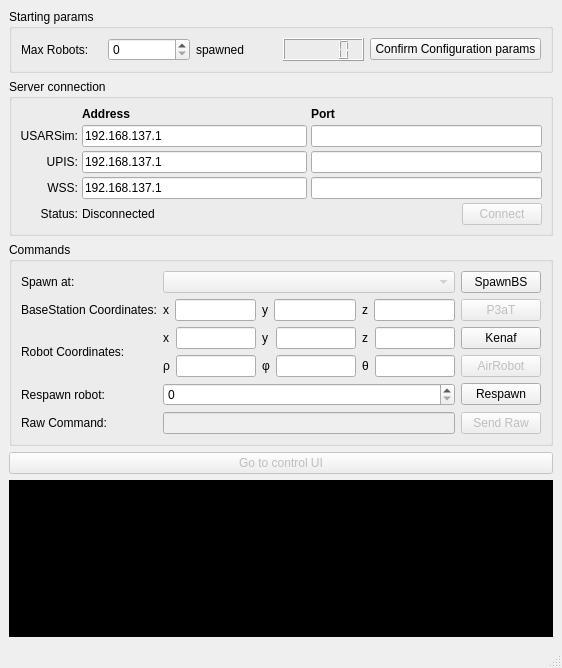
<?xml version="1.0" encoding="UTF-8"?>
<ui version="4.0">
 <class>SpawnUI</class>
 <widget class="QMainWindow" name="SpawnUI">
  <property name="geometry">
   <rect>
    <x>0</x>
    <y>0</y>
    <width>562</width>
    <height>668</height>
   </rect>
  </property>
  <property name="windowTitle">
   <string>MainWindow</string>
  </property>
  <widget class="QWidget" name="centralwidget">
   <layout class="QGridLayout" name="gridLayout_4">
    <item row="5" column="0">
     <widget class="QTextEdit" name="console">
      <property name="enabled">
       <bool>true</bool>
      </property>
      <property name="styleSheet">
       <string notr="true">background-color: rgb(0, 0, 0);
color: rgb(0, 255, 0);
font: 10pt &quot;Consolas&quot;;</string>
      </property>
      <property name="readOnly">
       <bool>true</bool>
      </property>
      <property name="html">
       <string>&lt;!DOCTYPE HTML PUBLIC &quot;-//W3C//DTD HTML 4.0//EN&quot; &quot;http://www.w3.org/TR/REC-html40/strict.dtd&quot;&gt;
&lt;html&gt;&lt;head&gt;&lt;meta name=&quot;qrichtext&quot; content=&quot;1&quot; /&gt;&lt;style type=&quot;text/css&quot;&gt;
p, li { white-space: pre-wrap; }
&lt;/style&gt;&lt;/head&gt;&lt;body style=&quot; font-family:'Consolas'; font-size:10pt; font-weight:400; font-style:normal;&quot;&gt;
&lt;p style=&quot;-qt-paragraph-type:empty; margin-top:0px; margin-bottom:0px; margin-left:0px; margin-right:0px; -qt-block-indent:0; text-indent:0px;&quot;&gt;&lt;/p&gt;&lt;/body&gt;&lt;/html&gt;</string>
      </property>
     </widget>
    </item>
    <item row="4" column="0">
     <widget class="QPushButton" name="startButton">
      <property name="enabled">
       <bool>false</bool>
      </property>
      <property name="text">
       <string>Go to control UI</string>
      </property>
     </widget>
    </item>
    <item row="2" column="0">
     <widget class="QGroupBox" name="serverConnectionGroup">
      <property name="autoFillBackground">
       <bool>false</bool>
      </property>
      <property name="title">
       <string>Server connection</string>
      </property>
      <layout class="QVBoxLayout" name="verticalLayout_2">
       <property name="spacing">
        <number>0</number>
       </property>
       <property name="margin">
        <number>8</number>
       </property>
       <item>
        <layout class="QGridLayout" name="gridLayout_2">
         <property name="spacing">
          <number>4</number>
         </property>
         <item row="2" column="0">
          <widget class="QLabel" name="label_9">
           <property name="text">
            <string>USARSim:</string>
           </property>
           <property name="alignment">
            <set>Qt::AlignRight|Qt::AlignTrailing|Qt::AlignVCenter</set>
           </property>
          </widget>
         </item>
         <item row="2" column="1" colspan="2">
          <widget class="QLineEdit" name="usarAddressLine">
           <property name="text">
            <string>192.168.137.1</string>
           </property>
          </widget>
         </item>
         <item row="2" column="3" colspan="2">
          <widget class="QLineEdit" name="usarPortLine">
           <property name="text">
            <string/>
           </property>
          </widget>
         </item>
         <item row="0" column="1">
          <widget class="QLabel" name="label_2">
           <property name="text">
            <string>&lt;b&gt;Address&lt;/b&gt;</string>
           </property>
           <property name="textFormat">
            <enum>Qt::RichText</enum>
           </property>
          </widget>
         </item>
         <item row="0" column="3">
          <widget class="QLabel" name="label_3">
           <property name="text">
            <string>&lt;b&gt;Port&lt;/b&gt;</string>
           </property>
           <property name="textFormat">
            <enum>Qt::RichText</enum>
           </property>
          </widget>
         </item>
         <item row="3" column="0">
          <widget class="QLabel" name="label_4">
           <property name="text">
            <string>UPIS:</string>
           </property>
           <property name="alignment">
            <set>Qt::AlignRight|Qt::AlignTrailing|Qt::AlignVCenter</set>
           </property>
          </widget>
         </item>
         <item row="3" column="1" colspan="2">
          <widget class="QLineEdit" name="upisAddressLine">
           <property name="text">
            <string>192.168.137.1</string>
           </property>
          </widget>
         </item>
         <item row="3" column="3" colspan="2">
          <widget class="QLineEdit" name="upisPortLine">
           <property name="text">
            <string/>
           </property>
          </widget>
         </item>
         <item row="4" column="0">
          <widget class="QLabel" name="label_8">
           <property name="text">
            <string>WSS:</string>
           </property>
           <property name="alignment">
            <set>Qt::AlignRight|Qt::AlignTrailing|Qt::AlignVCenter</set>
           </property>
          </widget>
         </item>
         <item row="4" column="1" colspan="2">
          <widget class="QLineEdit" name="wssAddressLine">
           <property name="text">
            <string>192.168.137.1</string>
           </property>
          </widget>
         </item>
         <item row="4" column="3" colspan="2">
          <widget class="QLineEdit" name="wssPortLine">
           <property name="text">
            <string/>
           </property>
          </widget>
         </item>
         <item row="5" column="0">
          <widget class="QLabel" name="label">
           <property name="text">
            <string>Status:</string>
           </property>
           <property name="alignment">
            <set>Qt::AlignRight|Qt::AlignTrailing|Qt::AlignVCenter</set>
           </property>
          </widget>
         </item>
         <item row="5" column="1">
          <widget class="QLabel" name="statusLabel">
           <property name="text">
            <string>Disconnected</string>
           </property>
          </widget>
         </item>
         <item row="5" column="4">
          <widget class="QPushButton" name="connectButton">
           <property name="enabled">
            <bool>false</bool>
           </property>
           <property name="text">
            <string>Connect</string>
           </property>
          </widget>
         </item>
         <item row="0" column="0">
          <widget class="QLabel" name="label_6">
           <property name="text">
            <string/>
           </property>
          </widget>
         </item>
         <item row="0" column="4">
          <widget class="QLabel" name="label_7">
           <property name="text">
            <string/>
           </property>
          </widget>
         </item>
         <item row="0" column="2">
          <widget class="QLabel" name="label_13">
           <property name="text">
            <string/>
           </property>
          </widget>
         </item>
         <item row="5" column="2">
          <spacer name="horizontalSpacer">
           <property name="orientation">
            <enum>Qt::Horizontal</enum>
           </property>
           <property name="sizeHint" stdset="0">
            <size>
             <width>40</width>
             <height>20</height>
            </size>
           </property>
          </spacer>
         </item>
         <item row="5" column="3">
          <spacer name="horizontalSpacer_2">
           <property name="orientation">
            <enum>Qt::Horizontal</enum>
           </property>
           <property name="sizeHint" stdset="0">
            <size>
             <width>40</width>
             <height>20</height>
            </size>
           </property>
          </spacer>
         </item>
        </layout>
       </item>
      </layout>
     </widget>
    </item>
    <item row="1" column="0">
     <widget class="QGroupBox" name="otherGroup">
      <property name="title">
       <string>Starting params</string>
      </property>
      <layout class="QGridLayout" name="gridLayout_5">
       <item row="0" column="0" colspan="2">
        <layout class="QHBoxLayout" name="configurationParamsLayout">
         <item>
          <widget class="QLabel" name="label_19">
           <property name="text">
            <string>Max Robots:</string>
           </property>
          </widget>
         </item>
         <item>
          <widget class="QSpinBox" name="maxRobots"/>
         </item>
         <item>
          <widget class="QLabel" name="label_20">
           <property name="text">
            <string>spawned</string>
           </property>
          </widget>
         </item>
         <item>
          <widget class="QLCDNumber" name="nSpawnedRobots"/>
         </item>
        </layout>
       </item>
       <item row="0" column="2">
        <widget class="QPushButton" name="configureButton">
         <property name="text">
          <string>Confirm Configuration params</string>
         </property>
        </widget>
       </item>
      </layout>
     </widget>
    </item>
    <item row="3" column="0">
     <widget class="QGroupBox" name="commandsGroup">
      <property name="title">
       <string>Commands</string>
      </property>
      <layout class="QGridLayout" name="gridLayout_3">
       <item row="0" column="0">
        <widget class="QLabel" name="label_11">
         <property name="text">
          <string>Spawn at:</string>
         </property>
        </widget>
       </item>
       <item row="0" column="1">
        <widget class="QComboBox" name="robotLocationBox">
         <property name="enabled">
          <bool>false</bool>
         </property>
        </widget>
       </item>
       <item row="3" column="0">
        <widget class="QLabel" name="label_24">
         <property name="text">
          <string>BaseStation Coordinates:</string>
         </property>
        </widget>
       </item>
       <item row="3" column="1" colspan="2">
        <layout class="QHBoxLayout" name="horizontalLayout">
         <item>
          <widget class="QLabel" name="label_21">
           <property name="text">
            <string>x</string>
           </property>
          </widget>
         </item>
         <item>
          <widget class="QLineEdit" name="bsXLineEdit"/>
         </item>
         <item>
          <widget class="QLabel" name="label_23">
           <property name="text">
            <string>y</string>
           </property>
          </widget>
         </item>
         <item>
          <widget class="QLineEdit" name="bsYLineEdit"/>
         </item>
         <item>
          <widget class="QLabel" name="label_22">
           <property name="text">
            <string>z</string>
           </property>
          </widget>
         </item>
         <item>
          <widget class="QLineEdit" name="bsZLineEdit"/>
         </item>
         <item>
          <widget class="QPushButton" name="spawnButton">
           <property name="enabled">
            <bool>false</bool>
           </property>
           <property name="text">
            <string>P3aT</string>
           </property>
          </widget>
         </item>
        </layout>
       </item>
       <item row="5" column="0">
        <widget class="QLabel" name="label_5">
         <property name="text">
          <string>Robot Coordinates:</string>
         </property>
        </widget>
       </item>
       <item row="5" column="1" colspan="2">
        <layout class="QGridLayout" name="gridLayout">
         <item row="0" column="2">
          <widget class="QLineEdit" name="xLineEdit"/>
         </item>
         <item row="0" column="4">
          <widget class="QLineEdit" name="yLineEdit"/>
         </item>
         <item row="0" column="6">
          <widget class="QLineEdit" name="zLineEdit"/>
         </item>
         <item row="3" column="1">
          <widget class="QLabel" name="label_16">
           <property name="text">
            <string>ρ</string>
           </property>
          </widget>
         </item>
         <item row="3" column="2">
          <widget class="QLineEdit" name="roLineEdit"/>
         </item>
         <item row="3" column="3">
          <widget class="QLabel" name="label_18">
           <property name="text">
            <string>φ</string>
           </property>
          </widget>
         </item>
         <item row="3" column="4">
          <widget class="QLineEdit" name="fiLineEdit"/>
         </item>
         <item row="3" column="5">
          <widget class="QLabel" name="label_17">
           <property name="text">
            <string>θ</string>
           </property>
          </widget>
         </item>
         <item row="3" column="6">
          <widget class="QLineEdit" name="thetaLineEdit"/>
         </item>
         <item row="0" column="3">
          <widget class="QLabel" name="label_14">
           <property name="text">
            <string>y</string>
           </property>
          </widget>
         </item>
         <item row="0" column="1">
          <widget class="QLabel" name="label_12">
           <property name="text">
            <string>x</string>
           </property>
          </widget>
         </item>
         <item row="0" column="5">
          <widget class="QLabel" name="label_15">
           <property name="text">
            <string>z</string>
           </property>
          </widget>
         </item>
         <item row="3" column="7">
          <widget class="QPushButton" name="airRobotSpawn">
           <property name="enabled">
            <bool>false</bool>
           </property>
           <property name="text">
            <string>AirRobot</string>
           </property>
          </widget>
         </item>
         <item row="0" column="7">
          <widget class="QPushButton" name="kenafSpawnButton">
           <property name="text">
            <string>Kenaf</string>
           </property>
          </widget>
         </item>
        </layout>
       </item>
       <item row="10" column="0">
        <widget class="QLabel" name="label_10">
         <property name="text">
          <string>Raw Command:</string>
         </property>
        </widget>
       </item>
       <item row="10" column="1">
        <widget class="QLineEdit" name="rawCmdLine">
         <property name="enabled">
          <bool>false</bool>
         </property>
        </widget>
       </item>
       <item row="10" column="2">
        <widget class="QPushButton" name="sendRawButton">
         <property name="enabled">
          <bool>false</bool>
         </property>
         <property name="text">
          <string>Send Raw</string>
         </property>
        </widget>
       </item>
       <item row="6" column="0">
        <widget class="QLabel" name="label_25">
         <property name="text">
          <string>Respawn robot:</string>
         </property>
        </widget>
       </item>
       <item row="6" column="1">
        <widget class="QSpinBox" name="respawnSpinBox"/>
       </item>
       <item row="6" column="2">
        <widget class="QPushButton" name="respawnButton">
         <property name="text">
          <string>Respawn</string>
         </property>
        </widget>
       </item>
       <item row="0" column="2">
        <widget class="QPushButton" name="spawnBSButton">
         <property name="text">
          <string>SpawnBS</string>
         </property>
        </widget>
       </item>
      </layout>
     </widget>
    </item>
   </layout>
  </widget>
  <widget class="QMenuBar" name="menubar">
   <property name="geometry">
    <rect>
     <x>0</x>
     <y>0</y>
     <width>562</width>
     <height>25</height>
    </rect>
   </property>
  </widget>
  <widget class="QStatusBar" name="statusbar"/>
 </widget>
 <resources/>
 <connections/>
</ui>
